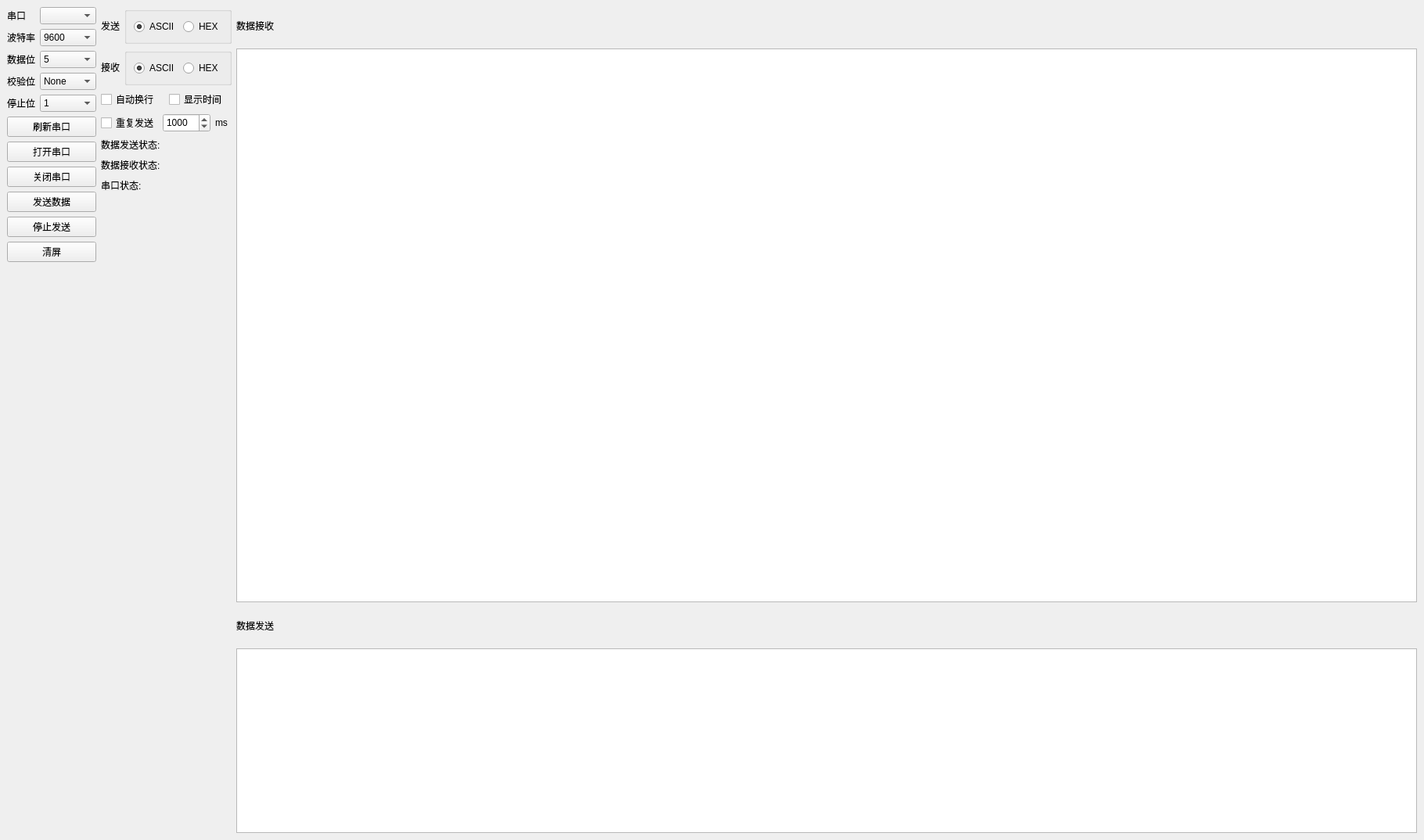
<?xml version="1.0" encoding="UTF-8"?>
<ui version="4.0">
 <class>MainWindow</class>
 <widget class="QMainWindow" name="MainWindow">
  <property name="geometry">
   <rect>
    <x>0</x>
    <y>0</y>
    <width>1820</width>
    <height>1074</height>
   </rect>
  </property>
  <property name="windowTitle">
   <string>MainWindow</string>
  </property>
  <widget class="QWidget" name="centralwidget">
   <layout class="QHBoxLayout" name="horizontalLayout_14">
    <item>
     <layout class="QHBoxLayout" name="horizontalLayout_2" stretch="1,1,100">
      <item>
       <layout class="QVBoxLayout" name="verticalLayout_6">
        <property name="sizeConstraint">
         <enum>QLayout::SetDefaultConstraint</enum>
        </property>
        <item>
         <layout class="QFormLayout" name="formLayout">
          <item row="0" column="0">
           <widget class="QLabel" name="label">
            <property name="text">
             <string>串口</string>
            </property>
           </widget>
          </item>
          <item row="0" column="1">
           <widget class="QComboBox" name="serial_selection"/>
          </item>
          <item row="1" column="0">
           <widget class="QLabel" name="label_2">
            <property name="text">
             <string>波特率</string>
            </property>
           </widget>
          </item>
          <item row="1" column="1">
           <widget class="QComboBox" name="baud_rate">
            <item>
             <property name="text">
              <string>9600</string>
             </property>
            </item>
            <item>
             <property name="text">
              <string>19200</string>
             </property>
            </item>
            <item>
             <property name="text">
              <string>38400</string>
             </property>
            </item>
            <item>
             <property name="text">
              <string>115200</string>
             </property>
            </item>
           </widget>
          </item>
          <item row="2" column="0">
           <widget class="QLabel" name="label_3">
            <property name="text">
             <string>数据位</string>
            </property>
           </widget>
          </item>
          <item row="2" column="1">
           <widget class="QComboBox" name="data_bit">
            <item>
             <property name="text">
              <string>5</string>
             </property>
            </item>
            <item>
             <property name="text">
              <string>6</string>
             </property>
            </item>
            <item>
             <property name="text">
              <string>7</string>
             </property>
            </item>
            <item>
             <property name="text">
              <string>8</string>
             </property>
            </item>
           </widget>
          </item>
          <item row="3" column="0">
           <widget class="QLabel" name="label_4">
            <property name="text">
             <string>校验位</string>
            </property>
           </widget>
          </item>
          <item row="3" column="1">
           <widget class="QComboBox" name="check_bit">
            <item>
             <property name="text">
              <string>None</string>
             </property>
            </item>
            <item>
             <property name="text">
              <string>Even</string>
             </property>
            </item>
            <item>
             <property name="text">
              <string>Odd</string>
             </property>
            </item>
            <item>
             <property name="text">
              <string>Mark</string>
             </property>
            </item>
            <item>
             <property name="text">
              <string>Space</string>
             </property>
            </item>
           </widget>
          </item>
          <item row="4" column="0">
           <widget class="QLabel" name="label_5">
            <property name="text">
             <string>停止位</string>
            </property>
           </widget>
          </item>
          <item row="4" column="1">
           <widget class="QComboBox" name="stop_bit">
            <property name="sizePolicy">
             <sizepolicy hsizetype="Preferred" vsizetype="Preferred">
              <horstretch>0</horstretch>
              <verstretch>0</verstretch>
             </sizepolicy>
            </property>
            <item>
             <property name="text">
              <string>1</string>
             </property>
            </item>
            <item>
             <property name="text">
              <string>1.5</string>
             </property>
            </item>
            <item>
             <property name="text">
              <string>2</string>
             </property>
            </item>
           </widget>
          </item>
         </layout>
        </item>
        <item>
         <layout class="QVBoxLayout" name="verticalLayout" stretch="0,3,3,3,3,3">
          <item>
           <widget class="QPushButton" name="refresh_port">
            <property name="text">
             <string>刷新串口</string>
            </property>
           </widget>
          </item>
          <item>
           <widget class="QPushButton" name="open_port">
            <property name="text">
             <string>打开串口</string>
            </property>
           </widget>
          </item>
          <item>
           <widget class="QPushButton" name="close_port">
            <property name="text">
             <string>关闭串口</string>
            </property>
           </widget>
          </item>
          <item>
           <widget class="QPushButton" name="send_data">
            <property name="text">
             <string>发送数据</string>
            </property>
            <property name="autoDefault">
             <bool>false</bool>
            </property>
           </widget>
          </item>
          <item>
           <widget class="QPushButton" name="stop_send">
            <property name="text">
             <string>停止发送</string>
            </property>
            <property name="autoDefault">
             <bool>false</bool>
            </property>
           </widget>
          </item>
          <item>
           <widget class="QPushButton" name="clear_screen">
            <property name="text">
             <string>清屏</string>
            </property>
           </widget>
          </item>
         </layout>
        </item>
        <item>
         <spacer name="verticalSpacer">
          <property name="orientation">
           <enum>Qt::Vertical</enum>
          </property>
          <property name="sizeHint" stdset="0">
           <size>
            <width>20</width>
            <height>40</height>
           </size>
          </property>
         </spacer>
        </item>
       </layout>
      </item>
      <item>
       <layout class="QVBoxLayout" name="verticalLayout_4">
        <property name="sizeConstraint">
         <enum>QLayout::SetDefaultConstraint</enum>
        </property>
        <item>
         <layout class="QHBoxLayout" name="horizontalLayout_6" stretch="3">
          <item>
           <layout class="QHBoxLayout" name="horizontalLayout_3">
            <item>
             <widget class="QLabel" name="label_9">
              <property name="sizePolicy">
               <sizepolicy hsizetype="Preferred" vsizetype="Preferred">
                <horstretch>0</horstretch>
                <verstretch>0</verstretch>
               </sizepolicy>
              </property>
              <property name="text">
               <string>发送</string>
              </property>
             </widget>
            </item>
            <item>
             <widget class="QGroupBox" name="groupBox_2">
              <property name="title">
               <string/>
              </property>
              <layout class="QHBoxLayout" name="horizontalLayout_10">
               <item>
                <widget class="QRadioButton" name="send_ascii_format">
                 <property name="text">
                  <string>ASCII</string>
                 </property>
                 <property name="checked">
                  <bool>true</bool>
                 </property>
                </widget>
               </item>
               <item>
                <widget class="QRadioButton" name="send_hex_format">
                 <property name="text">
                  <string>HEX</string>
                 </property>
                </widget>
               </item>
              </layout>
             </widget>
            </item>
           </layout>
          </item>
         </layout>
        </item>
        <item>
         <layout class="QHBoxLayout" name="horizontalLayout_5" stretch="3">
          <item>
           <layout class="QHBoxLayout" name="horizontalLayout_4">
            <item>
             <widget class="QLabel" name="label_10">
              <property name="text">
               <string>接收</string>
              </property>
             </widget>
            </item>
            <item>
             <widget class="QGroupBox" name="groupBox">
              <property name="title">
               <string/>
              </property>
              <layout class="QHBoxLayout" name="horizontalLayout_11">
               <item>
                <widget class="QRadioButton" name="receive_ascii_format">
                 <property name="text">
                  <string>ASCII</string>
                 </property>
                 <property name="checked">
                  <bool>true</bool>
                 </property>
                </widget>
               </item>
               <item>
                <widget class="QRadioButton" name="receive_hex_format">
                 <property name="text">
                  <string>HEX</string>
                 </property>
                </widget>
               </item>
              </layout>
             </widget>
            </item>
           </layout>
          </item>
         </layout>
        </item>
        <item>
         <layout class="QHBoxLayout" name="horizontalLayout_7">
          <item>
           <widget class="QCheckBox" name="auto_new_line">
            <property name="text">
             <string>自动换行</string>
            </property>
           </widget>
          </item>
          <item>
           <widget class="QCheckBox" name="show_time">
            <property name="text">
             <string>显示时间</string>
            </property>
           </widget>
          </item>
         </layout>
        </item>
        <item>
         <layout class="QHBoxLayout" name="horizontalLayout" stretch="0,0,0">
          <item>
           <widget class="QCheckBox" name="repeat_send">
            <property name="sizePolicy">
             <sizepolicy hsizetype="Preferred" vsizetype="Preferred">
              <horstretch>0</horstretch>
              <verstretch>0</verstretch>
             </sizepolicy>
            </property>
            <property name="text">
             <string>重复发送</string>
            </property>
           </widget>
          </item>
          <item>
           <widget class="QSpinBox" name="send_interval">
            <property name="sizePolicy">
             <sizepolicy hsizetype="Preferred" vsizetype="Preferred">
              <horstretch>0</horstretch>
              <verstretch>0</verstretch>
             </sizepolicy>
            </property>
            <property name="maximum">
             <number>10000</number>
            </property>
            <property name="singleStep">
             <number>100</number>
            </property>
            <property name="value">
             <number>1000</number>
            </property>
           </widget>
          </item>
          <item>
           <widget class="QLabel" name="label_7">
            <property name="text">
             <string>ms</string>
            </property>
           </widget>
          </item>
         </layout>
        </item>
        <item>
         <layout class="QHBoxLayout" name="horizontalLayout_12">
          <item>
           <widget class="QLabel" name="send_data_status">
            <property name="minimumSize">
             <size>
              <width>0</width>
              <height>20</height>
             </size>
            </property>
            <property name="text">
             <string>数据发送状态:</string>
            </property>
           </widget>
          </item>
         </layout>
        </item>
        <item>
         <layout class="QHBoxLayout" name="horizontalLayout_13">
          <item>
           <widget class="QLabel" name="receive_data_status">
            <property name="minimumSize">
             <size>
              <width>0</width>
              <height>20</height>
             </size>
            </property>
            <property name="text">
             <string>数据接收状态:</string>
            </property>
           </widget>
          </item>
         </layout>
        </item>
        <item>
         <layout class="QHBoxLayout" name="horizontalLayout_8" stretch="0,0">
          <item>
           <widget class="QLabel" name="label_6">
            <property name="minimumSize">
             <size>
              <width>0</width>
              <height>20</height>
             </size>
            </property>
            <property name="text">
             <string>串口状态:</string>
            </property>
           </widget>
          </item>
          <item>
           <widget class="QLabel" name="port_status">
            <property name="minimumSize">
             <size>
              <width>0</width>
              <height>20</height>
             </size>
            </property>
            <property name="text">
             <string/>
            </property>
           </widget>
          </item>
         </layout>
        </item>
        <item>
         <spacer name="verticalSpacer_2">
          <property name="orientation">
           <enum>Qt::Vertical</enum>
          </property>
          <property name="sizeHint" stdset="0">
           <size>
            <width>20</width>
            <height>40</height>
           </size>
          </property>
         </spacer>
        </item>
       </layout>
      </item>
      <item>
       <layout class="QVBoxLayout" name="text_layout" stretch="1,15,1,5">
        <property name="sizeConstraint">
         <enum>QLayout::SetMaximumSize</enum>
        </property>
        <item>
         <widget class="QLabel" name="label_11">
          <property name="text">
           <string>数据接收</string>
          </property>
         </widget>
        </item>
        <item>
         <widget class="QTextEdit" name="received_data_area"/>
        </item>
        <item>
         <widget class="QLabel" name="label_12">
          <property name="text">
           <string>数据发送</string>
          </property>
         </widget>
        </item>
        <item>
         <widget class="QTextEdit" name="input_data"/>
        </item>
       </layout>
      </item>
     </layout>
    </item>
   </layout>
   <zorder></zorder>
   <zorder>horizontalLayoutWidget</zorder>
  </widget>
 </widget>
 <resources/>
 <connections/>
</ui>
